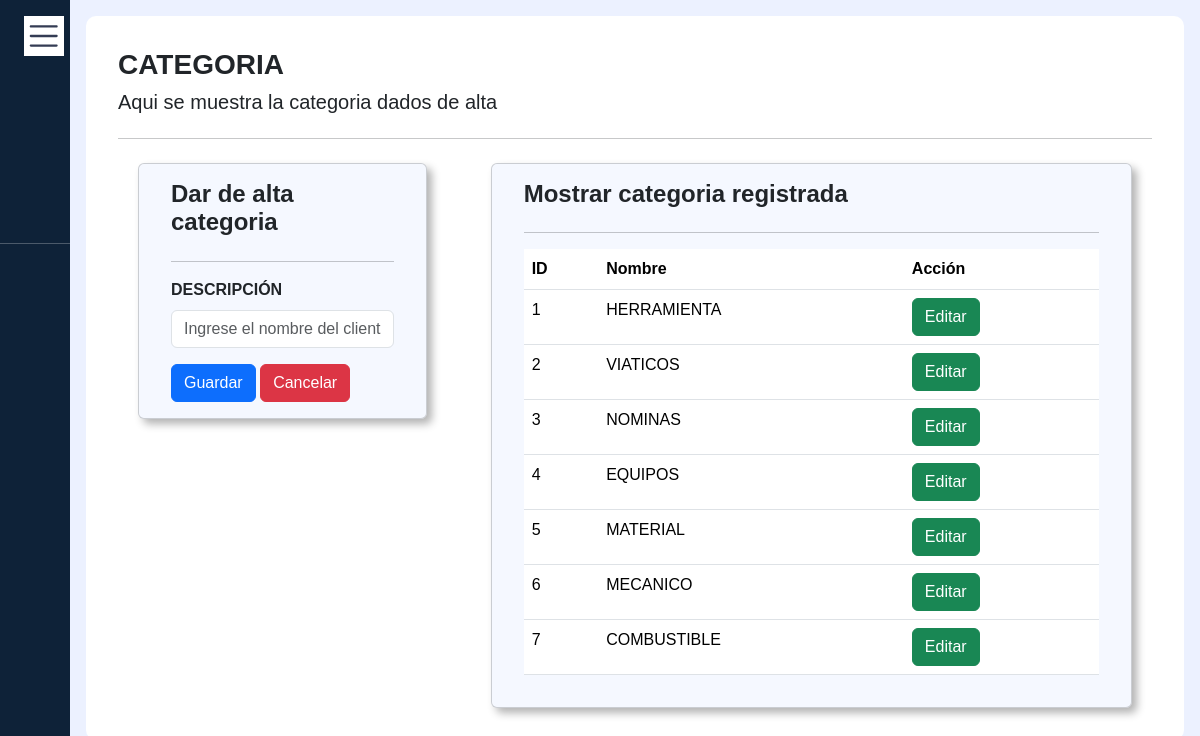
/Catalogo/, run on the app's committed database.
### Aplicacion/models.py (models this page shows)
class tblCategoriaGasto(models.Model):
    ID = models.AutoField(primary_key=True)
    Descripcion = models.CharField(max_length = 30, null=True)

### Aplicacion/Consultas/Catalogos/mostrarC.py (the view)
# urls.py: path('Catalogo/', mostrarC.tablaCategoria, name='T_Categoria'),
def tablaCategoria(request):
    data = tblCategoriaGasto.objects.all()
    return render(request, 'Catalogo/TipoGasto/index.html', {"data": data})

### Aplicacion/templates/Catalogo/TipoGasto/index.html (shortened to what this page needs)
{% extends "include/header.html" %}
{% load static %}
{% block body %}
<div class="contenedor-tabla-alta">
    <h3 class="titulo-contenedor"><strong>CATEGORIA</strong></h3>
    <h5 class="texto-contenedor mb-4">Aqui se muestra la categoria dados de alta</h5>
    <hr class="mb-4">
    <div class="row">
        <div class="col-sm-12 col-md-4 col-lg-4 form-alta">
            <div class="card card-contenido-alta">
                <h4><strong>Dar de alta categoria</strong></h4>
                <hr>
                <form action="{% url 'G_Categoria' %}" method="POST" autocomplete="off">
                    <div class="mb-3">
                        <label for="exampleInputEmail1" class="form-label"><b>DESCRIPCIÓN</b></label>
                        <input type="text" class="form-control" placeholder="Ingrese el nombre del cliente"
                            name="descripcion" required autofocus>
                    </div>
                    <button type="submit" class="btn btn-primary">Guardar</button>
                    <a href="{% url 'T_Categoria'%}">
                        <button type="button" class="btn btn-danger cancelarBoton">Cancelar</button>
                    </a>
                </form>
            </div>
        </div>
        <div class="col-sm-12 col-md-8 col-lg-8 tabla-alta">
            <div class="card card-contenido-alta">
                <h4><strong>Mostrar categoria registrada</strong></h4>
                <hr>
                <table class="table table-hover">
                    <thead>
                        <tr>
                            <th>ID</th>
                            <th>Nombre</th>
                            <th>Acción</th>
                        </tr>
                    </thead>
                    <tbody>
                        {% for datos in data %}
                        <tr>
                            <td>{{datos.ID}}</td>
                            <td>{{datos.Descripcion}}</td>
                            <td>
                                <form action="{% url 'E_Categoria' %}" method="POST" autocomplete="off">
                                    <button class="btn btn-success">Editar</button>
                                </form>
                            </td>
                        </tr>
                        {% endfor %}
                    </tbody>
                </table>
            </div>
        </div>
    </div>
</div>
{% endblock %}

### Aplicacion/templates/include/header.html (shortened to what this page needs)
<!DOCTYPE html>
<html lang="es">
<head>
    {% load static %}
    <link href="https://cdn.lineicons.com/4.0/lineicons.css" rel="stylesheet" />
    <link href="{% static 'bootstrap/css/bootstrap.min.css' %}" rel="stylesheet">
    <link href="{% static 'assets/css/style.css' %}" rel="stylesheet">
</head>
<body>
    <div class="wrapper">
        <aside id="sidebar">
            <div class="d-flex">
                <button class="toggle-btn" type="button">
                </button>
            </div>
            <ul class="sidebar-nav">
                <li class="sidebar-item">
                    <a href="{% url 'T_Inicio' %}" class="sidebar-link">
                    </a>
                </li>
                <li class="sidebar-item">
                    <a href="#" class="sidebar-link collapsed has-dropdown" data-bs-toggle="collapse"
                        data-bs-target="#darAlta" aria-expanded="false" aria-controls="auth">
                    </a>
                </li>
                <li class="sidebar-item">
                    <a href="#" class="sidebar-link collapsed has-dropdown" data-bs-toggle="collapse"
                        data-bs-target="#auth" aria-expanded="false" aria-controls="auth">
                    </a>
                </li>
                <hr class="m-0 p-0 text-white">
                <li class="sidebar-item">
                    <a href="{% url 'T_Estatus' %}" class="sidebar-link">
                    </a>
                </li>
            </ul>
        </aside>
        <div class="main p-3">
            {% block body %}
            {% endblock %}
        </div>
    </div>
</body>
</html>

### static/assets/css/style.css (style rules this page uses)
a { text-decoration: none; }
li { list-style: none; }
body { font-family: 'Poppins', sans-serif; }
.wrapper { display: flex; }
.main { min-height: 100vh; width: 100%; overflow: hidden; transition: all 0.35s ease-in-out; background-color: #ecf1ff; }
#sidebar { width: 70px; min-width: 70px; z-index: 1000; transition: all .25s ease-in-out; background-color: #0e2238; display: flex; flex-direction: column; }
.toggle-btn { background-color: transparent; cursor: pointer; border: 0; padding: 1rem 1.5rem; }
.sidebar-nav { padding: 2rem 0; flex: 1 1 auto; }
a.sidebar-link { padding: .625rem 1.625rem; color: #FFF; display: block; font-size: 0.9rem; white-space: nowrap; border-left: 3px solid transparent; }
.sidebar-item { position: relative; }
.contenedor-tabla-alta { background-color: #FFF; padding: 2rem; border-radius: 10px; }
.form-alta { padding: 0 2rem; }
.tabla-alta { padding: 0 2rem; }
.card-contenido-alta { padding: 1rem 2rem; box-shadow: 5px 5px 8px rgba(0, 0, 0, 0.3); background-color: #ecf1ff81; }

### data on the page
tblCategoriaGasto: ID "1", Descripcion "HERRAMIENTA"
tblCategoriaGasto: ID "2", Descripcion "VIATICOS"
tblCategoriaGasto: ID "3", Descripcion "NOMINAS"
tblCategoriaGasto: ID "4", Descripcion "EQUIPOS"
tblCategoriaGasto: ID "5", Descripcion "MATERIAL"
tblCategoriaGasto: ID "6", Descripcion "MECANICO"
tblCategoriaGasto: ID "7", Descripcion "COMBUSTIBLE"
